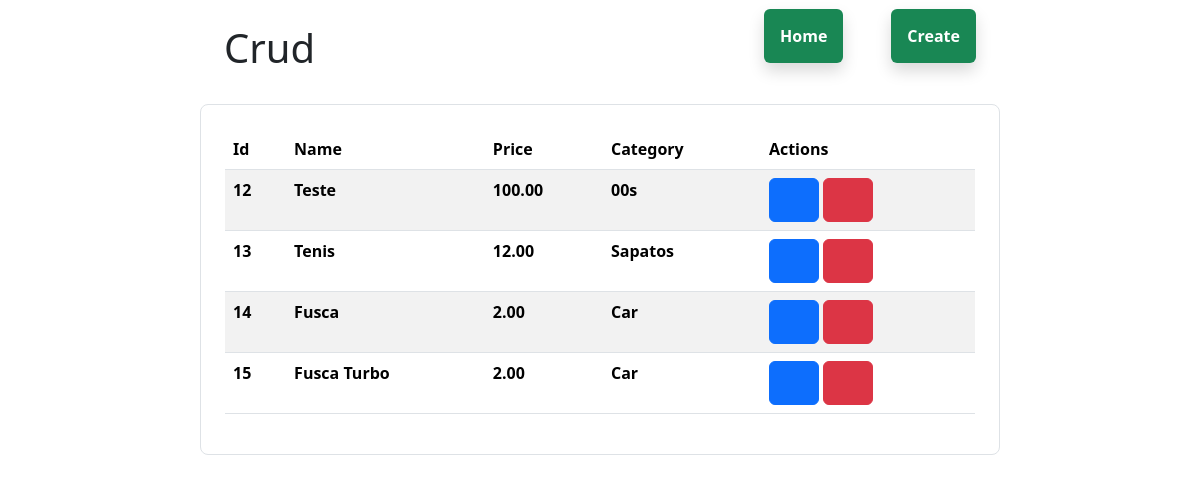
The app's page /, older data.
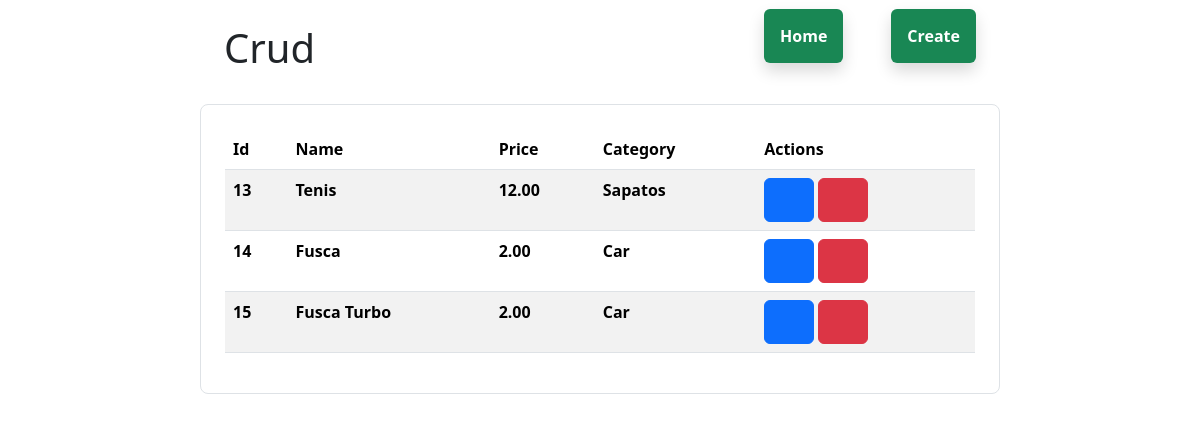
The same page, newer data.
### app_crud/models.py (models this page shows)
class Produto(models.Model):
    id = models.AutoField(primary_key=True)
    nome = models.CharField(max_length=100)
    price = models.DecimalField(max_digits=10, decimal_places=2)
    categoria = models.CharField(max_length=45)
    created_at = models.DateTimeField(auto_now_add=True)

### app_crud/views.py (the view)
# urls.py: path("", views.home, name='home'),
def home(request):
    produtos = Produto.objects.all()
    return render(request, 'root/home.html', {'produtos': produtos})

### app_crud/templates/root/home.html (shortened to what this page needs)
{% extends "root/base.html" %}
{% block content %}
<div class="col-8 mx-auto border p-4 rounded-3">
    <table class="table table-striped">
        <thead>
          <tr>
            <th scope="col">Id</th>
            <th scope="col">Name</th>
            <th scope="col">Price</th>
            <th scope="col">Category</th>
            <th scope="col">Actions</th>
          </tr>
        </thead>
        <tbody>
         {% for produto in produtos %}
         <tr>
            <th scope="row">{{produto.id}}</th>
            <th scope="row">{{produto.nome}}</th>
            <th scope="row">{{produto.price}}</th>
            <th scope="row">{{produto.categoria}}</th>
            <th scope="row" >
                <button class="btn btn-primary" id="{{produto.id}}"  onclick="edit(this)" ><box-icon color="white" name='edit'></box-icon></i></button>
                <button class="btn btn-danger" id="{{produto.id}}"  onclick="del(this)" ><box-icon color="white" name='trash' ></box-icon></button>
            </th>
          </tr>
         {% endfor %}
        </tbody>
      </table>
    </div>
{% endblock %}

Row changes from the older to the newer data that the page shows:
removed Produto: id "12", nome "Teste", price "100.00", categoria "00s"
